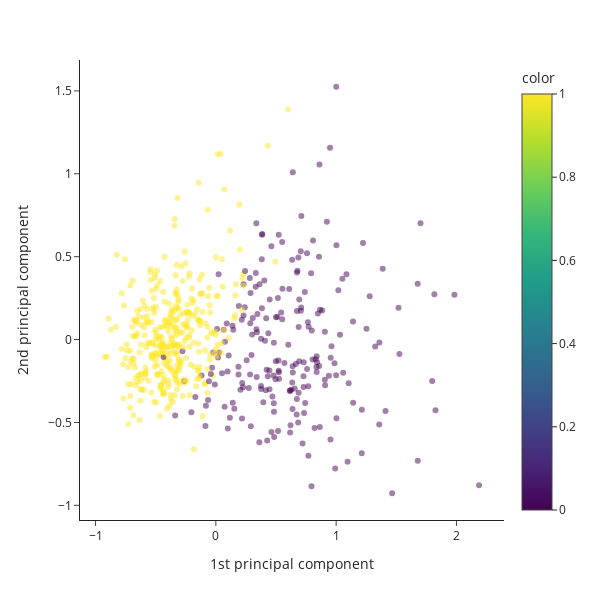
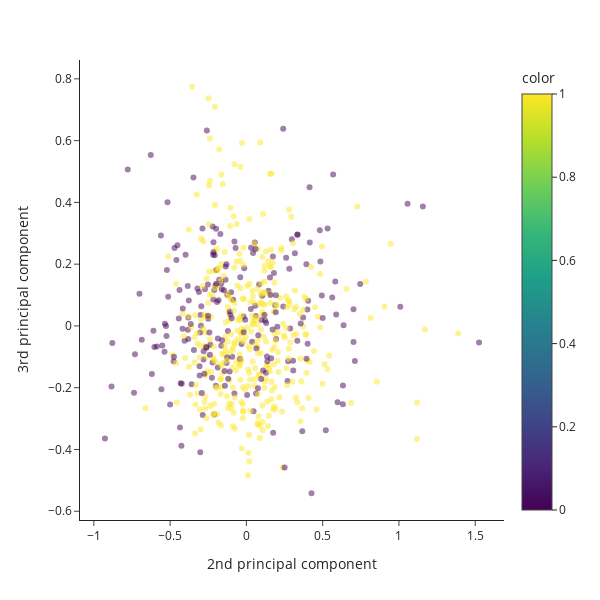
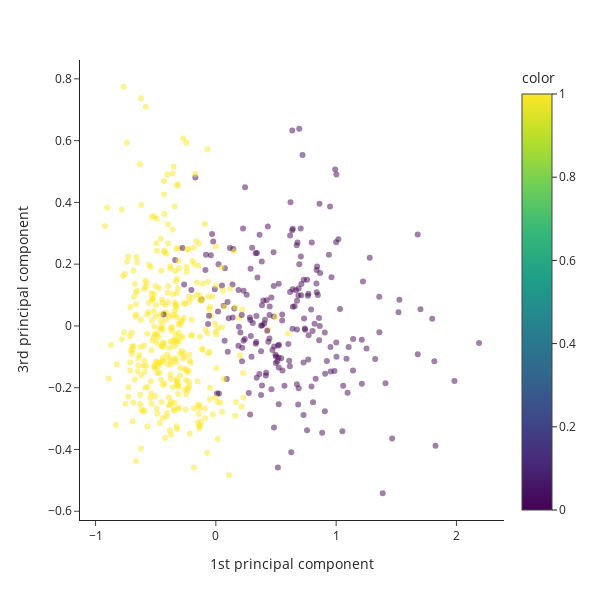

Notebook source saved alongside these figures, in order:
### Code cell
fig = px.scatter(x=X_pca[:, 0], y=X_pca[:, 1], color=y, opacity=0.5)
fig.update_layout(xaxis_title='1st principal component', yaxis_title='2nd principal component', height=600, width=600)
fig.show()

fig = px.scatter(x=X_pca[:, 1], y=X_pca[:, 2], color=y, opacity=0.5)
fig.update_layout(xaxis_title='2nd principal component', yaxis_title='3rd principal component', height=600, width=600)
fig.show()

fig = px.scatter(x=X_pca[:, 0], y=X_pca[:, 2], color=y, opacity=0.5)
fig.update_layout(xaxis_title='1st principal component', yaxis_title='3rd principal component', height=600, width=600)
fig.show()

### Figure 1 — Plotly figure (JSON) as saved in the notebook; plotly's stock layout.template omitted (floating-point values rounded to 4 significant figures; data arrays with more than 128 entries replaced by an {"elided": "..."} marker saying what was removed)
{"data": [{"hovertemplate": "x=%{x}<br>y=%{y}<br>color=%{marker.color}<extra></extra>", "legendgroup": "", "marker": {"color": {"elided": "569 int values"}, "coloraxis": "coloraxis", "opacity": 0.5, "symbol": "circle"}, "mode": "markers", "name": "", "orientation": "v", "showlegend": false, "type": "scatter", "x": {"elided": "569 float values"}, "xaxis": "x", "y": {"elided": "569 float values"}, "yaxis": "y"}], "layout": {"coloraxis": {"colorbar": {"title": {"text": "color"}}, "colorscale": [[0, "#440154"], [0.1111, "#482878"], [0.2222, "#3e4989"], [0.3333, "#31688e"], [0.4444, "#26828e"], [0.5556, "#1f9e89"], [0.6667, "#35b779"], [0.7778, "#6ece58"], [0.8889, "#b5de2b"], [1, "#fde725"]]}, "height": 600, "legend": {"tracegroupgap": 0}, "margin": {"t": 60}, "width": 600, "xaxis": {"anchor": "y", "domain": [0, 1], "title": {"text": "1st principal component"}}, "yaxis": {"anchor": "x", "domain": [0, 1], "title": {"text": "2nd principal component"}}}}

### Figure 2 — Plotly figure (JSON) as saved in the notebook; plotly's stock layout.template omitted (floating-point values rounded to 4 significant figures; data arrays with more than 128 entries replaced by an {"elided": "..."} marker saying what was removed)
{"data": [{"hovertemplate": "x=%{x}<br>y=%{y}<br>color=%{marker.color}<extra></extra>", "legendgroup": "", "marker": {"color": {"elided": "569 int values"}, "coloraxis": "coloraxis", "opacity": 0.5, "symbol": "circle"}, "mode": "markers", "name": "", "orientation": "v", "showlegend": false, "type": "scatter", "x": {"elided": "569 float values"}, "xaxis": "x", "y": {"elided": "569 float values"}, "yaxis": "y"}], "layout": {"coloraxis": {"colorbar": {"title": {"text": "color"}}, "colorscale": [[0, "#440154"], [0.1111, "#482878"], [0.2222, "#3e4989"], [0.3333, "#31688e"], [0.4444, "#26828e"], [0.5556, "#1f9e89"], [0.6667, "#35b779"], [0.7778, "#6ece58"], [0.8889, "#b5de2b"], [1, "#fde725"]]}, "height": 600, "legend": {"tracegroupgap": 0}, "margin": {"t": 60}, "width": 600, "xaxis": {"anchor": "y", "domain": [0, 1], "title": {"text": "2nd principal component"}}, "yaxis": {"anchor": "x", "domain": [0, 1], "title": {"text": "3rd principal component"}}}}

### Figure 3 — Plotly figure (JSON) as saved in the notebook; plotly's stock layout.template omitted (floating-point values rounded to 4 significant figures; data arrays with more than 128 entries replaced by an {"elided": "..."} marker saying what was removed)
{"data": [{"hovertemplate": "x=%{x}<br>y=%{y}<br>color=%{marker.color}<extra></extra>", "legendgroup": "", "marker": {"color": {"elided": "569 int values"}, "coloraxis": "coloraxis", "opacity": 0.5, "symbol": "circle"}, "mode": "markers", "name": "", "orientation": "v", "showlegend": false, "type": "scatter", "x": {"elided": "569 float values"}, "xaxis": "x", "y": {"elided": "569 float values"}, "yaxis": "y"}], "layout": {"coloraxis": {"colorbar": {"title": {"text": "color"}}, "colorscale": [[0, "#440154"], [0.1111, "#482878"], [0.2222, "#3e4989"], [0.3333, "#31688e"], [0.4444, "#26828e"], [0.5556, "#1f9e89"], [0.6667, "#35b779"], [0.7778, "#6ece58"], [0.8889, "#b5de2b"], [1, "#fde725"]]}, "height": 600, "legend": {"tracegroupgap": 0}, "margin": {"t": 60}, "width": 600, "xaxis": {"anchor": "y", "domain": [0, 1], "title": {"text": "1st principal component"}}, "yaxis": {"anchor": "x", "domain": [0, 1], "title": {"text": "3rd principal component"}}}}
